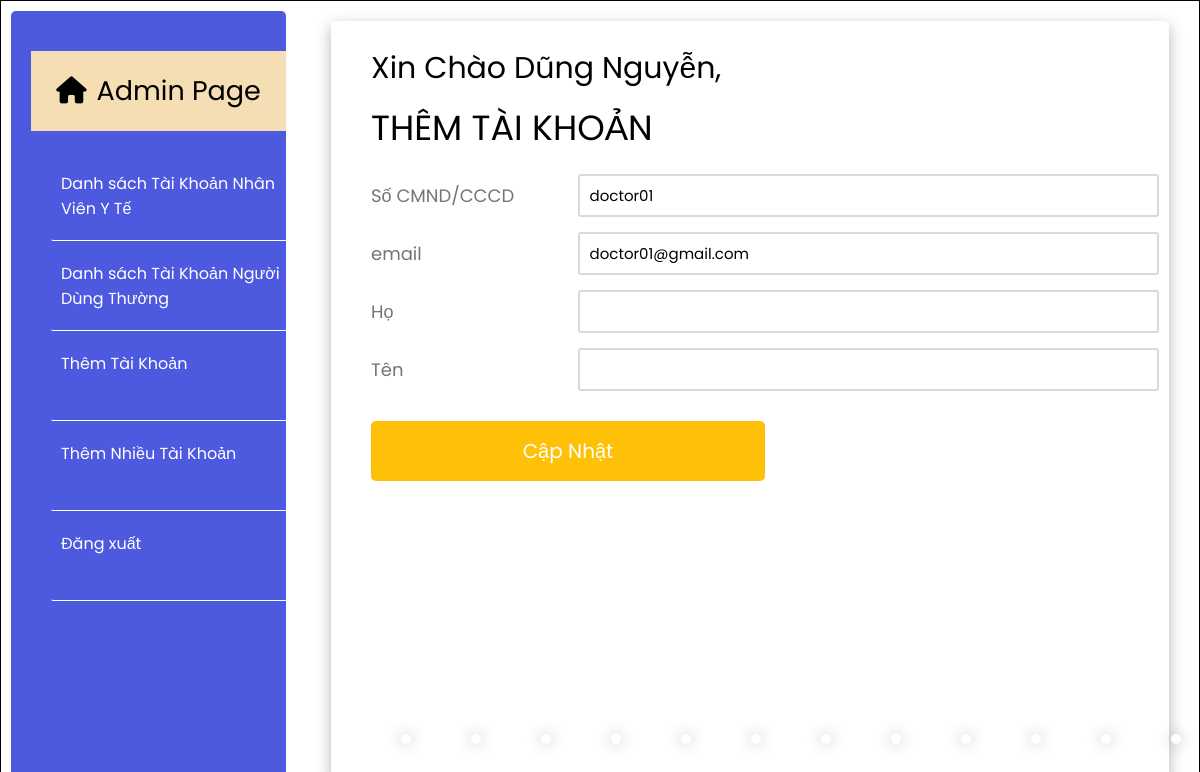
The app's page /sys_admin/update/2 (signed in) with its own data.
### authentication/models.py (models this page shows)
class User(AbstractUser):
    is_normal_user = models.BooleanField(default=True)
    is_MOH = models.BooleanField(default=False)

### system_admin/views.py (the view, shortened to what this page needs)
# urls.py: path('update/<id>', views.update, name="update"),
def update(request, id):
    if request.user.is_authenticated:
        user1 = {
            'user': User.objects.get(id=id)
        }
    else:
        messages.error(request, "Vui lòng đăng nhập để tiếp tục")
        return redirect('http://127.0.0.1:8000/sys_admin/login')
    return render(request, 'update_user.html', user1)

### system_admin/templates/update_user.html (shortened to what this page needs)
{% load static %}
<!DOCTYPE html>
<html>
<head>
    <link rel="stylesheet" href="https://cdnjs.cloudflare.com/ajax/libs/font-awesome/6.0.0-beta3/css/all.min.css"/>
    <link rel="stylesheet" href="{% static 'style.css' %}">
</head>
<body>
    <div class="navigation">
        <div class="wrapper">
            <div class="decoration">
                <p><i class="fas fa-home"></i>Admin Page</p>
             </div>
            <ul>
                <li class="list">
                    <a href="http://127.0.0.1:8000/sys_admin/list-moh/">
                        <span class="title">Danh sách Tài Khoản Nhân Viên Y Tế</span>
                    </a>
                </li>
                <li class="list">
                    <a href="http://127.0.0.1:8000/sys_admin/list-normal/">
                        <span class="title">Danh sách Tài Khoản Người Dùng Thường</span>
                    </a>
                </li>
                <li class="list">
                    <a href="http://127.0.0.1:8000/sys_admin/add/">
                        <span class="title">Thêm Tài Khoản</span>
                    </a>
                </li>
                <li class="list">
                    <a href="http://127.0.0.1:8000/sys_admin/upload/">
                        <span class="title">Thêm Nhiều Tài Khoản</span>
                    </a>
                </li>
                <li>
                    <a href="http://127.0.0.1:8000/sys_admin/logout/">
                        <span class="title">Đăng xuất</span>
                    </a>
                </li>
            </ul>
        </div>
    </div>
    <div class="main">
        <div class="wrapper">
            <div class="greeting">
                Xin Chào {{request.user.first_name}} {{request.user.last_name}},
            </div>
            <div class="title" style="font-size: 35px;">
                THÊM TÀI KHOẢN
            </div>
            <form class="form" action="" method="post">
                <div class="inputfield">
                    <label>Số CMND/CCCD</label>
                    <input type="text" class="input" value="{{user.username}}" name="national_id">
                </div>
                <div class="inputfield">
                    <label>email</label>
                    <input type="text" class="input" value="{{user.email}}" name="email">
                </div>
                <div class="inputfield">
                    <label>Họ</label>
                    <input type="text" class="input" value="{{user.first_name}}" name="fname">
                </div>
                <div class="inputfield">
                    <label>Tên</label>
                    <input type="text" class="input" value="{{user.last_name}}" name="lname">
                </div>
                <div class="inputfield">
                    <input type="submit" value="Cập Nhật" class="btn" name="submit">
                </div>
            </form>
            <div class="filler">
                <div class="dot num1"></div>
                <div class="dot num2"></div>
                <div class="dot num3"></div>
                <div class="dot num4"></div>
                <div class="dot num5"></div>
                <div class="dot num6"></div>
                <div class="dot num1"></div>
                <div class="dot num2"></div>
                <div class="dot num3"></div>
                <div class="dot num4"></div>
                <div class="dot num5"></div>
                <div class="dot num6"></div>
            </div>
        </div>
    </div>
</body>
</html>

### system_admin/static/style.css (style rules this page uses)
* { margin: 0; padding: 0; box-sizing: border-box; font-family: 'Poppins', sans-serif; }
body { position: relative; width: 100%; height: 100vh; display: flex; border: 1px solid black; background: url('/static/images/whitebg.jpg'); overflow: hidden; }
.navigation { display: flex; width: 20vw; min-width: 300px; height: 100%; padding-right: 5px; }
.navigation .wrapper { padding: 40px 0 10px 20px; margin: 10px 10px; width: 100%; border-radius: 5px; background: #4d59df; }
.navigation .wrapper .decoration { width: 100%; height: 10vh; background-color: wheat; margin-bottom: 30px; display: flex; }
.navigation .wrapper .decoration p { font-size: 27px; margin: auto; color: #000; }
.navigation .wrapper .decoration i { margin-right: 10px; }
.navigation .wrapper ul { list-style: none; }
.navigation .wrapper ul li { position: relative; display: block; width: auto; margin: 10px 0 10px 20px; margin-top: 10px; margin-bottom: 10px; background: #4d59df; height: 80px; border-bottom: 0.5px solid white; cursor: pointer; transition: 0.5s ease; border-radius: 2px 0 0 2px; }
.navigation .wrapper ul li a { position: relative; display: block; width: 100%; padding-top: 10px; padding-left: 10px; height: 50px; color: #fff; text-decoration: none; border-radius: 5px; cursor: pointer; }
.main { display: flex; width: 80%; height: 100%; }
.main .wrapper { position: relative; background-color: transparent; padding: 15px 10px 10px 40px; margin: 20px 30px; width: 100%; opacity: 1; border-radius: 5px; box-shadow: inset; box-shadow: 0 5px 15px rgba(0,0,0 , 0.3); }
.main .wrapper .greeting { font-size: 30px; margin-top: 10px; }
.main .wrapper .title { margin-top: 10px; margin-bottom: 20px; font-size: 25px ; }
.wrapper .form { width: 100%; }
.wrapper .form .inputfield { margin-bottom: 15px; display: flex; align-items: center; }
.wrapper .form .inputfield label { width: 200px; color: #757575; margin-right: 10px; font-size: 18px; }
.wrapper .form .inputfield .input, .wrapper .form .inputfield .textarea { width: 75%; border: 2px solid #d5dbd9; font-size: 15px; padding: 8px 10px; border-radius: 3px; }
.wrapper .form .inputfield .btn { width: 50%; margin-top: 15px; padding: 15px 15px; font-size: 20px; border: 0px; background: #fec107; color: #fff; cursor: pointer; border-radius: 5px; outline: none; }
.wrapper .form .inputfield:last-child { margin-bottom: 0; }
.wrapper .inputfield label { font-size: 25px; }
.wrapper .inputfield input { cursor: pointer; padding: 10px; }
.wrapper .filler { position: absolute; transform: translateY(55px); bottom: 0; width: 70vw; height: 100px; display: flex; justify-content: space-around; }
.wrapper .filler .dot { border-radius: 50%; width: 10px; height: 10px; background-color: white; box-shadow: 0 0 15px rgba(0,0,0 , 0.3); }
.wrapper .filler .num1 { animation: rainbow 3s infinite; }
.wrapper .filler .num2 { animation: rainbow 4s infinite; }
.wrapper .filler .num3 { animation: rainbow 5s infinite; }
.wrapper .filler .num4 { animation: rainbow 6s infinite; }
.wrapper .filler .num5 { animation: rainbow 5s infinite; }
.wrapper .filler .num6 { animation: rainbow 4s infinite; }

### records on screen
User: user.first_name "Dũng", user.last_name "Nguyễn"
User: national_id "doctor01", email "doctor01@gmail.com"
